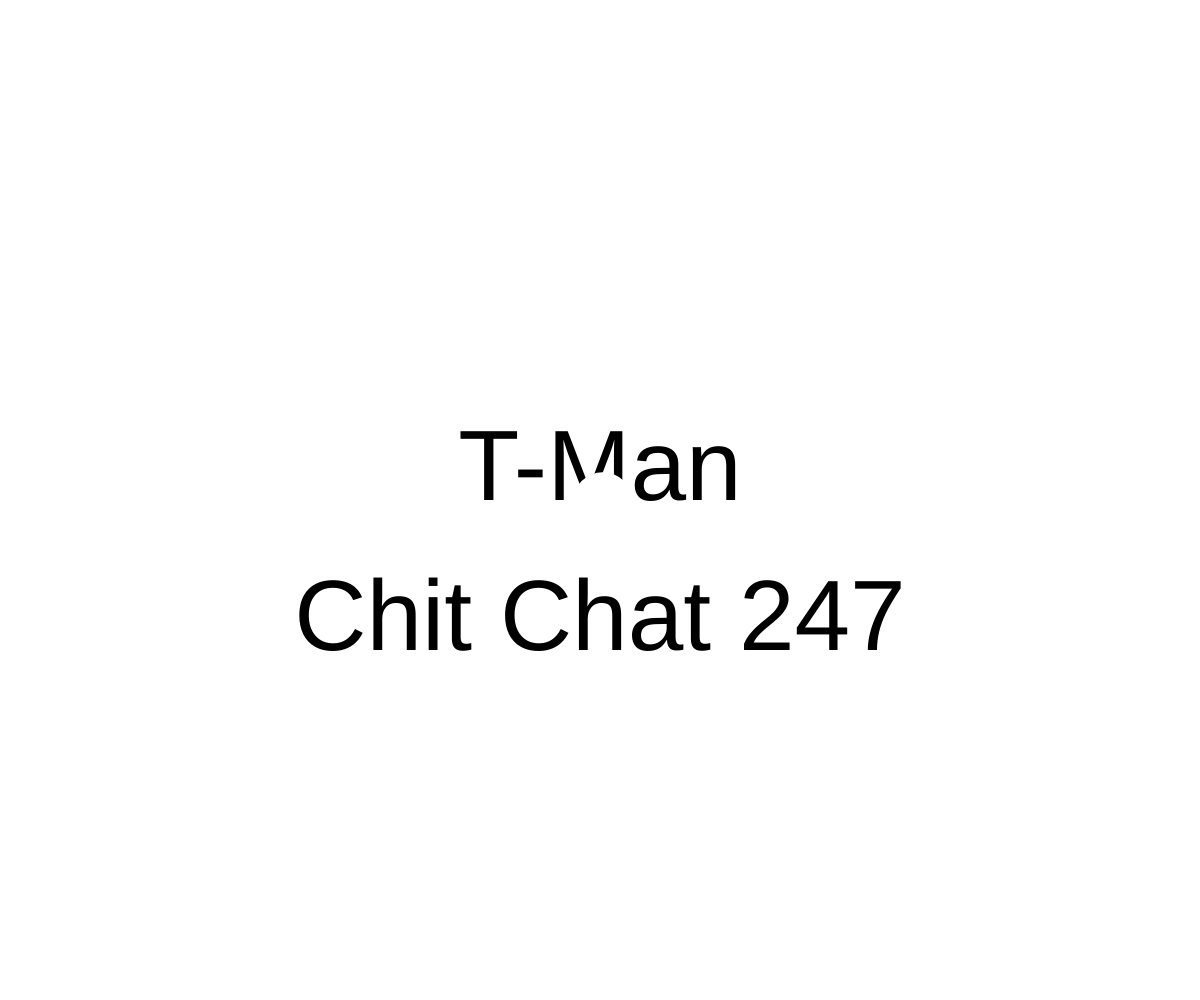
Frame 1 (no input)
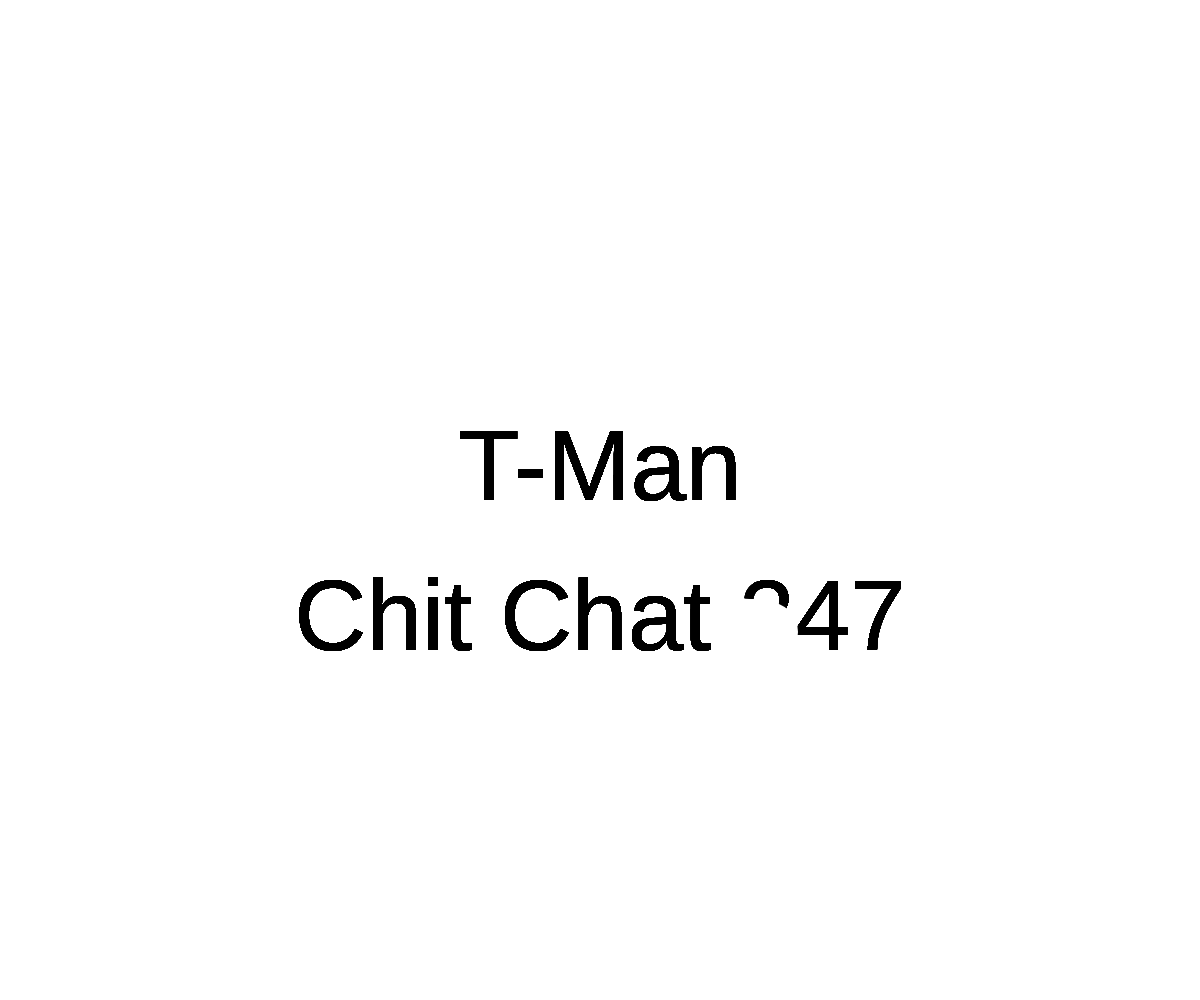
Frame 60 (no input)
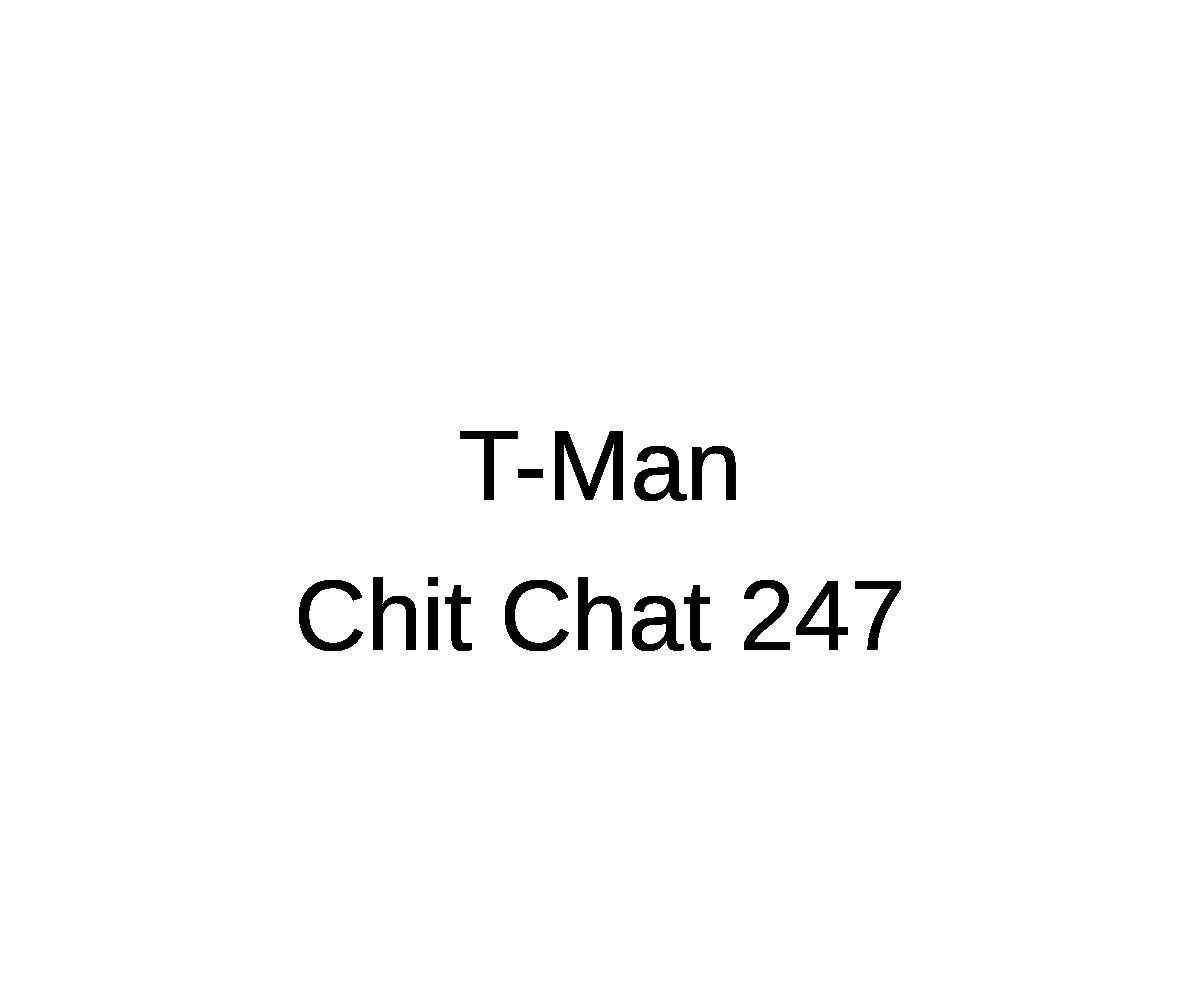
Frame 120 (the mouse pressed at the canvas centre since frame 60)

The p5.js sketch that drew these frames (run headless with seeded random() and noise() and a simulated clock; from frame 60 on, the mouse is pressed at the canvas centre):

// p5.js sketch
// ── sketch.js
let r,g,b
let colour

let rad = 30; // Width of the shape
let xpos, ypos; // Starting position of shape

let xspeed = 2.8; // Speed of the shape
let yspeed = 2.2; // Speed of the shape

let xdirection = 1; // Left or Right
let ydirection = 1; // Top to Bottom

function setup() {
  createCanvas(window.innerWidth, window.innerHeight);
  noStroke();
  frameRate(60);

  ellipseMode(RADIUS);
  // Set the starting position of the shape
  xpos = width / 2;
  ypos = height / 2;
  

}

function draw() {
  //background(0);
  textAlign(CENTER)
  textSize(100)
  text ("T-Man", width/2, height/2)
  text ("Chit Chat 247", width/2, height/2+150)
  r=random (255)
  g=random (255)
  b=random (255)

  // Update the position of the shape
  xpos = xpos + xspeed * xdirection;
  ypos = ypos + yspeed * ydirection;

  // Test to see if the shape exceeds the boundaries of the screen
  // If it does, reverse its direction by multiplying by -1
  if (xpos > width - rad || xpos < rad) {
    xdirection *= -1;
    fill(r,g,b)
    background(r,g,b,100)
  }
  if (ypos > height - rad || ypos < rad) {
    ydirection *= -1;
    fill(r,g,b)
    background(r,g,b,100)
  }

  // Draw the shape
  ellipse(xpos, ypos, rad, rad);
}
